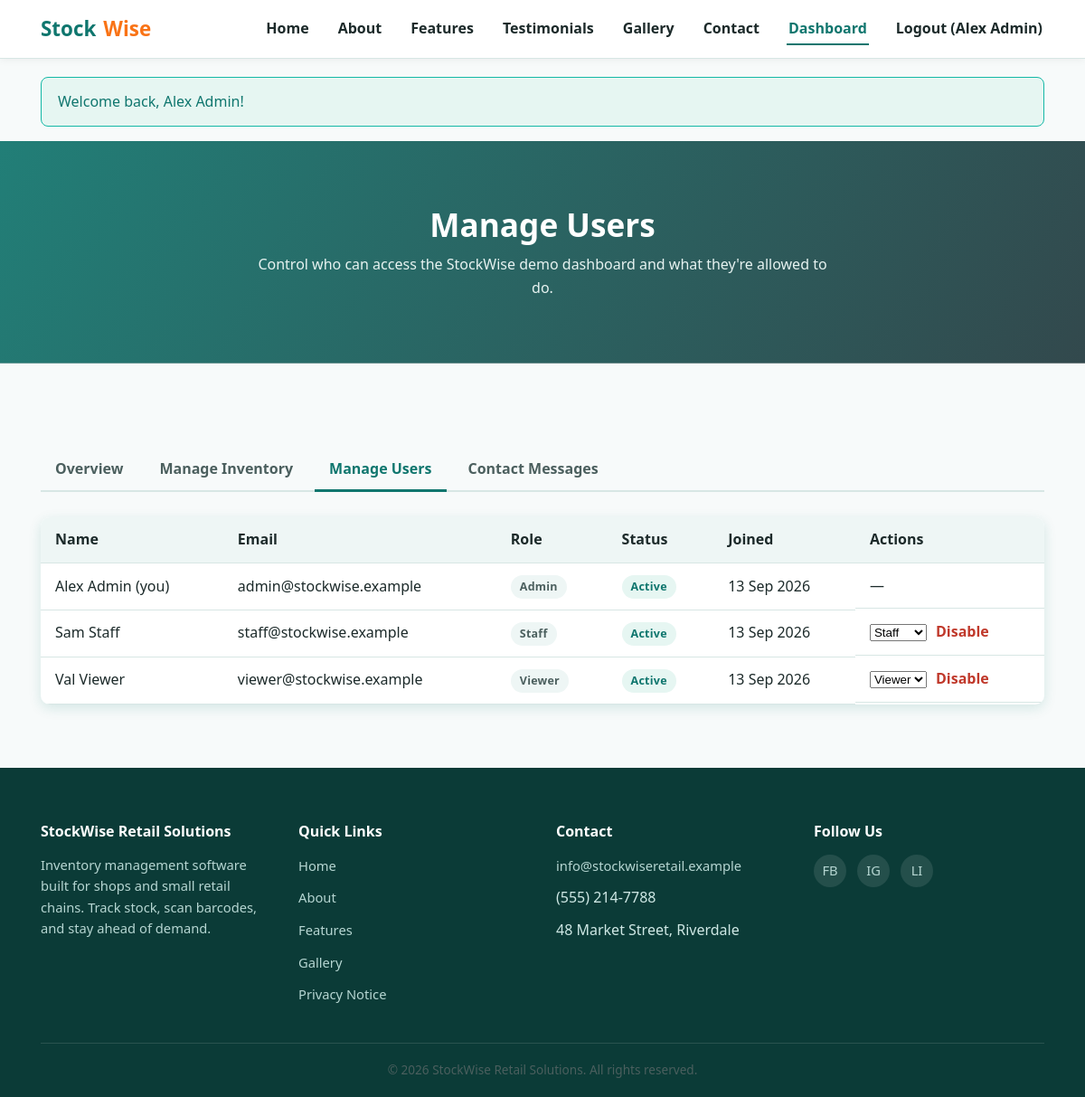
The page /admin/users.php (signed in) on the database its author committed.
### tables this page shows
CREATE TABLE users (
    id            INT AUTO_INCREMENT PRIMARY KEY,
    full_name     VARCHAR(100)  NOT NULL,
    email         VARCHAR(150)  NOT NULL UNIQUE,
    password_hash VARCHAR(255)  NOT NULL,
    role          ENUM('admin','staff','viewer') NOT NULL DEFAULT 'viewer',
    status        ENUM('active','disabled') NOT NULL DEFAULT 'active',
    created_at    TIMESTAMP NOT NULL DEFAULT CURRENT_TIMESTAMP
);

### includes/functions.php (called while the page is built, shortened)
<?php
function h($value)
{
    return htmlspecialchars($value ?? '', ENT_QUOTES, 'UTF-8');
}

### admin/users.php (the view, shortened to what this page needs)
<?php
require_once __DIR__ . '/../includes/functions.php';
require_once __DIR__ . '/../config/db.php';
$users = $pdo->query('SELECT id, full_name, email, role, status, created_at FROM users ORDER BY created_at DESC')->fetchAll();
require __DIR__ . '/../includes/header.php';
?>
<section class="page-banner">
  <h1>Manage Users</h1>
  <p>Control who can access the StockWise demo dashboard and what they're allowed to do.</p>
</section>
<section>
  <div class="container">
    <nav class="dash-tabs" aria-label="Admin sections">
      <a href="dashboard.php">Overview</a>
      <a href="inventory.php">Manage Inventory</a>
      <a href="users.php" class="active">Manage Users</a>
      <a href="messages.php">Contact Messages</a>
    </nav>
    <div class="table-wrap">
      <table class="data-table">
        <thead>
          <tr><th scope="col">Name</th><th scope="col">Email</th><th scope="col">Role</th><th scope="col">Status</th><th scope="col">Joined</th><th scope="col">Actions</th></tr>
        </thead>
        <tbody>
          <?php foreach ($users as $u): ?>
            <tr>
              <td><?= h($u['full_name']) ?><?= (int) $u['id'] === (int) $_SESSION['user_id'] ? ' (you)' : '' ?></td>
              <td><?= h($u['email']) ?></td>
              <td><span class="badge badge-neutral"><?= h(ucfirst($u['role'])) ?></span></td>
              <td><span class="badge badge-<?= $u['status'] === 'active' ? 'success' : 'accent' ?>"><?= h(ucfirst($u['status'])) ?></span></td>
              <td><?= h(date('d M Y', strtotime($u['created_at']))) ?></td>
              <td class="table-actions">
                <?php if ((int) $u['id'] !== (int) $_SESSION['user_id']): ?>
                  <form method="post" action="users.php" style="display:inline-flex;gap:6px;align-items:center;">
                    <select id="role-<?= (int) $u['id'] ?>" name="role" onchange="this.form.submit()">
                      <option value="viewer" <?= $u['role'] === 'viewer' ? 'selected' : '' ?>>Viewer</option>
                      <option value="staff" <?= $u['role'] === 'staff' ? 'selected' : '' ?>>Staff</option>
                    </select>
                  </form>
                  <form method="post" action="users.php" style="display:inline;">
                    <button type="submit" class="link-danger"><?= $u['status'] === 'active' ? 'Disable' : 'Enable' ?></button>
                  </form>
                <?php else: ?>
                  &mdash;
                <?php endif; ?>
              </td>
            </tr>
          <?php endforeach; ?>
        </tbody>
      </table>
    </div>
  </div>
</section>
<?php require __DIR__ . '/../includes/footer.php'; ?>

### css/style.css (style rules this page uses)
* { margin: 0; padding: 0; box-sizing: border-box; }
:root { --color-primary: #0f766e; --color-primary-light: #14b8a6; --color-accent: #f97316; --color-accent-dark: #c2410c; --color-bg: #f7fafa; --color-bg-alt: #eef6f5; --color-text: #1c2a2a; --color-text-light: #4b5f5e; --color-white: #ffffff; --color-border: #d7e6e4; --shadow-soft: 0 4px 14px rgba(15, 118, 110, 0.15); --shadow-strong: 0 10px 25px rgba(15, 118, 110, 0.25); --radius: 10px; }
html { scroll-behavior: smooth; }
body { font-family: "Segoe UI", Arial, Helvetica, sans-serif; background-color: var(--color-bg); color: var(--color-text); line-height: 1.6; }
a { text-decoration: none; color: inherit; }
h1, h2, h3, h4 { line-height: 1.25; color: var(--color-text); }
p { color: var(--color-text-light); }
.container { width: 100%; max-width: 1150px; margin: 0 auto; padding: 0 20px; }
.page-banner { background-image: linear-gradient(120deg, rgba(15, 118, 110, 0.9), rgba(12, 40, 45, 0.8)), url("https://loremflickr.com/1600/500/retail,shelves"); background-size: cover; background-position: center; color: #fff; padding: 70px 20px; text-align: center; }
.page-banner h1 { color: #fff; font-size: 2.2rem; margin-bottom: 10px; }
.page-banner p { color: #e7f3f1; max-width: 650px; margin: 0 auto; }
section { padding: 70px 0; }

### css/app.css (style rules this page uses)
.dash-tabs { display: flex; flex-wrap: wrap; gap: 8px; margin: 24px 0 28px; border-bottom: 2px solid var(--color-border); padding-bottom: 0; }
.dash-tabs a { padding: 10px 16px; font-weight: 600; color: var(--color-text-light); border-bottom: 3px solid transparent; margin-bottom: -2px; }
.dash-tabs a.active, .dash-tabs a:hover { color: var(--color-primary); border-bottom-color: var(--color-primary); }
.table-wrap { overflow-x: auto; background: var(--color-white); border-radius: var(--radius); box-shadow: var(--shadow-soft); }
.data-table { width: 100%; border-collapse: collapse; min-width: 640px; }
.data-table th, .data-table td { text-align: left; padding: 12px 16px; border-bottom: 1px solid var(--color-border); }
.data-table th { background: var(--color-bg-alt); font-weight: 700; color: var(--color-text); }
.table-actions { display: flex; gap: 10px; align-items: center; flex-wrap: wrap; }
.link-danger { background: none; border: none; color: #c0392b; font-weight: 600; cursor: pointer; padding: 0; font-size: inherit; font-family: inherit; }
.badge { display: inline-block; padding: 3px 10px; border-radius: 20px; font-size: 0.78rem; font-weight: 700; letter-spacing: 0.02em; }
.badge-success { background:#e6f6f2; color: var(--color-primary); }
.badge-neutral { background: var(--color-bg-alt); color: var(--color-text-light); }

### rows shown on the page
users: full_name "Alex Admin", shows "(you)", email "admin@stockwise.example", role "Admin", status "Active", created_at "13 Sep 2026"
users: full_name "Sam Staff", email "staff@stockwise.example", role "Staff", status "Active", created_at "13 Sep 2026", shows "Disable"
users: full_name "Val Viewer", email "viewer@stockwise.example", role "Viewer", status "Active", created_at "13 Sep 2026", shows "Disable"

### other values the page prints
$_SESSION['user_name'] "Alex Admin"
$flash['message'] "Welcome back, Alex Admin!"
